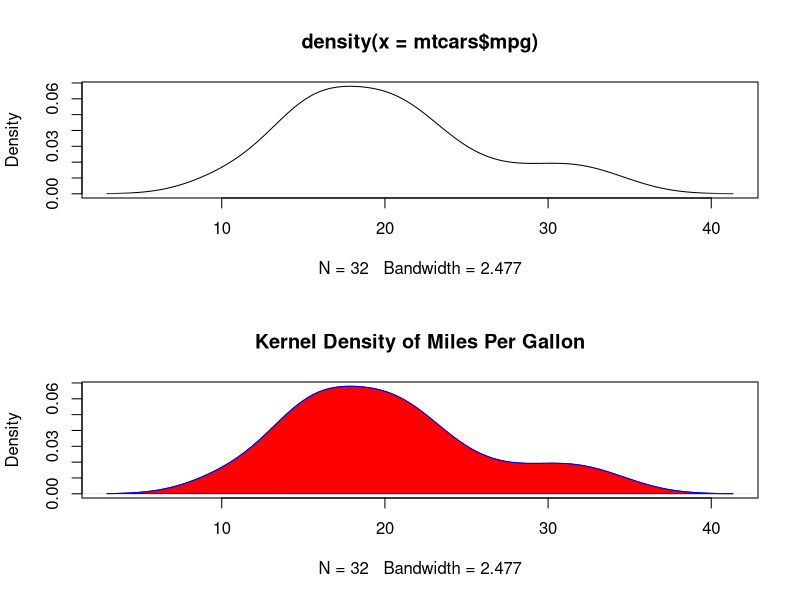
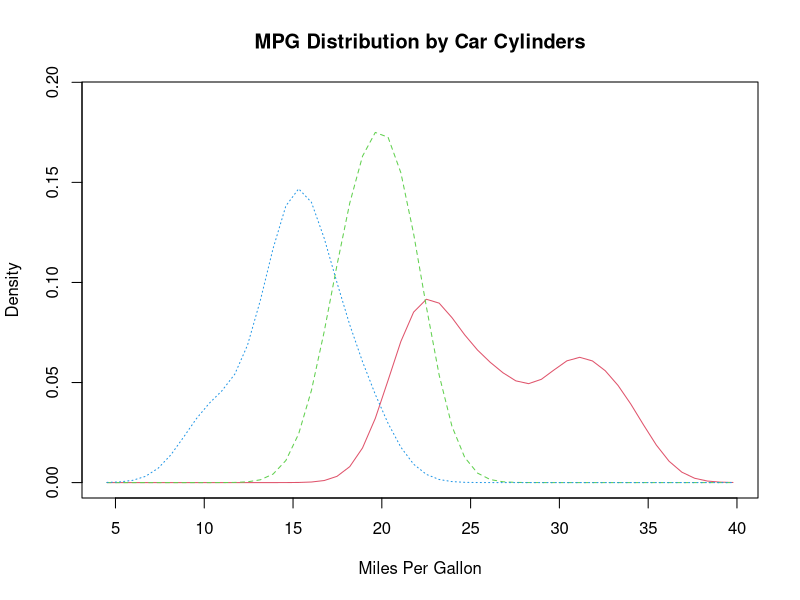

Write R code to recreate these figures, in order. (Note: this script raises an error after producing the figures.)
opar = par(mfrow = c(2, 1))

d <- density(mtcars$mpg)

plot(d)

d <- density(mtcars$mpg)
plot(d, main = "Kernel Density of Miles Per Gallon")
polygon(d, col = "red", border = "blue")

par(opar)

library(sm)

attach(mtcars)

cyl.f <- factor(cyl, levels = c(4, 6, 8),
	labels = c("4 Cylinder", "6 cylinder",
		"8 Cylinder"))

sm.density.compare(mpg, cyl, xlab = "Miles Per Gallon")
title(main = "MPG Distribution by Car Cylinders")

colfil <- c(2:(1 + length(levels(cyl.f))))
legend(locator(1), levels(cyl.f), fill = colfil)

detach(mtcars)
